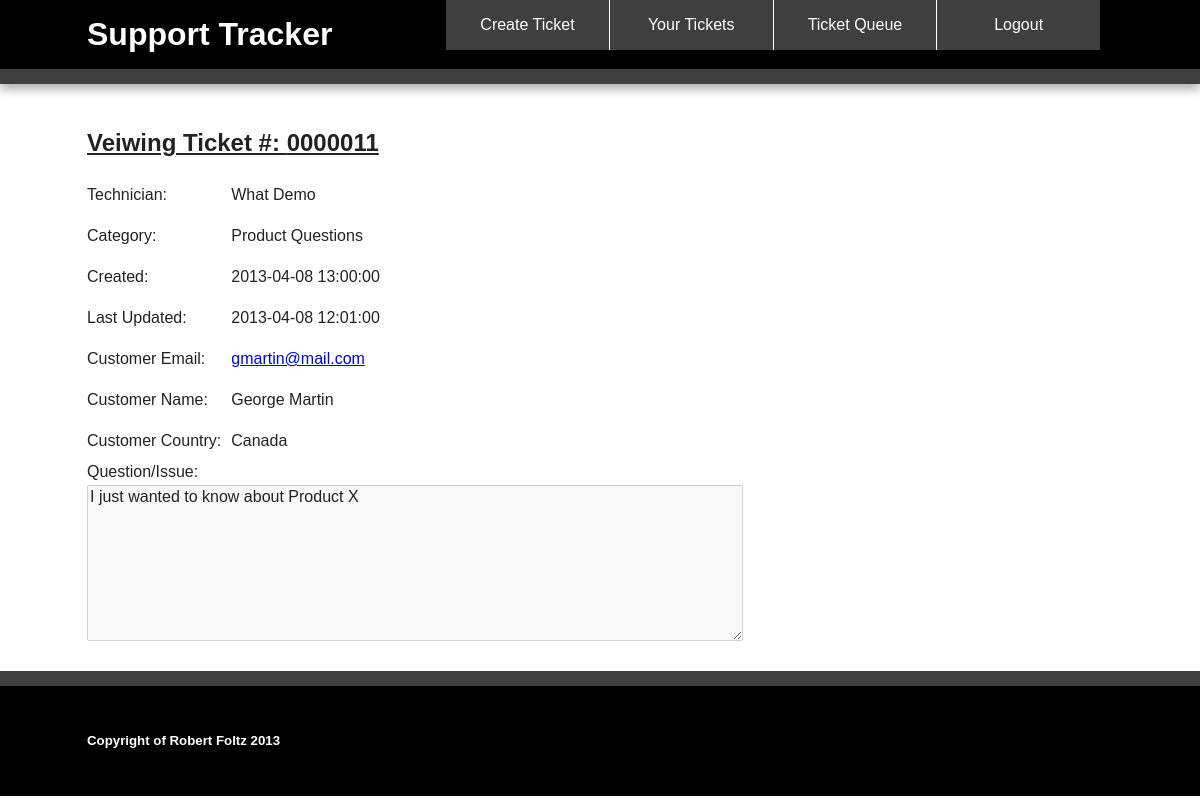
Screenshot of /view-ticket.php?number=11 (signed in) with the database file from the repository.
### tables this page shows
CREATE TABLE techs
(
UserID INT NOT NULL AUTO_INCREMENT,
Firstname VARCHAR(30) NOT NULL,
Lastname VARCHAR(30) NOT NULL,
Username VARCHAR(30) NOT NULL,
Password VARCHAR(40) NOT NULL,
PRIMARY KEY (UserID)
);

CREATE TABLE category
(
CatID INT NOT NULL AUTO_INCREMENT,
Catname VARCHAR(60) NOT NULL, 
PRIMARY KEY (CatID)
);

CREATE TABLE tickets
(
Num INT NOT NULL AUTO_INCREMENT,
Created DATETIME NOT NULL,
Updated DATETIME NOT NULL,
CEmail VARCHAR(120) NOT NULL,
CName VARCHAR(120) NOT NULL,
CCountry VARCHAR(120) NOT NULL,
Issue LONGTEXT NOT NULL,
Technician INT,
Category INT NOT NULL,
Completed CHAR default 'N',
PRIMARY KEY (Num),
FOREIGN KEY (Category) REFERENCES category(CatID),
FOREIGN KEY (Technician) REFERENCES techs(UserID)
);

### view-ticket.php (the view, shortened to what this page needs)
<?php require_once('dbConnection.php'); ?>
<?php
	if(isset($_GET['number']))
	{
		$stmt = $db->prepare('select *,LPAD(Num,7,"0") as ticket_num from tickets where num = ?');
		$stmt->bindValue(1, $_GET['number']);
		$stmt->execute();
		$ticket_info = $stmt->fetch();
	}
?>
<!DOCTYPE html>
 <html class="no-js">
    <head>
        <link rel="stylesheet" href="css/normalize.min.css">
        <link rel="stylesheet" href="css/main.css">
    </head>
    <body>
        <div class="header-container">
            <header class="wrapper clearfix">
            	<h1 class="title">Support Tracker</h1>
            	<nav>
                    <ul>
                        <li><a href="create-ticket.php">Create Ticket</a></li>
                        <li><a href="your-tickets.php">Your Tickets</a></li>
                        <li><a href="queue.php">Ticket Queue</a></li>
                        <li><a href="authority.php?logout=true">Logout</a></li>
                    </ul>
                </nav>
            </header>
        </div>
        <div class="main-container">
            <div class="main wrapper clearfix">
            <?php if(isset($_GET['number'])) { ?>
                <h1 class="create-heading">Veiwing Ticket #: <?php echo($ticket_info['ticket_num']); ?></h1>
                <table class="tables">
					<?php
						$stmt = $db->prepare('select * from techs where UserID = ?');
						$stmt->bindValue(1, $ticket_info['Technician']);
						$stmt->execute();
						$tech = $stmt->fetch();
					?>
					<tr>
						<td><label>Technician:</label></td>
						<td><?php echo($tech['Firstname']." ".$tech['Lastname']); ?></td>
					</tr>
					<?php
						$stmt = $db->prepare('select Catname from category where CatID = ?');
						$stmt->bindValue(1, $ticket_info['Category']);
						$stmt->execute();
						$category = $stmt->fetch();
					?>
					<tr>
						<td><label>Category:</label></td>
						<td><?php echo($category['Catname']); ?></td>
					</tr>
					<tr>
						<td><label>Created:</label></td>
						<td><?php echo($ticket_info['Created']); ?></td>
					</tr>
					<tr>
						<td><label>Last Updated:</label></td>
						<td><?php echo($ticket_info['Updated']); ?></td>
					</tr>
					<tr>
						<td><label>Customer Email:</label></td>
						<td><a href="mailto:<?php echo($ticket_info['CEmail']); ?>"><?php echo($ticket_info['CEmail']); ?></a></td>
					</tr>
					<tr>
						<td><label>Customer Name:</label></td>
						<td><?php echo($ticket_info['CName']); ?></td>
					</tr>
					<tr>
						<td><label>Customer Country:</label></td>
						<td><?php echo($ticket_info['CCountry']); ?></td>
					</tr>
				</table>
				<label>Question/Issue:</label><br>
				<textarea class="textareas" disabled="true"><?php echo($ticket_info['Issue']); ?></textarea><br>
			<?php } else { ?>
				<h1>No Ticket To Display! Sorry...</h1>
				<p>Please Contact Technical Support: <a href="mailto:support@supporttracker.com">support@supporttracker.com</a></p>
			<?php } ?>
            </div>
        </div>
        <div class="footer-container">
            <footer class="wrapper">
                <h5>Copyright of Robert Foltz 2013</h5>
            </footer>
        </div>
    </body>
</html>

### css/main.css (style rules this page uses)
html, button, input, select, textarea { color: #222; }
body { font-size: 1em; line-height: 1.4; }
textarea { resize: vertical; }
body { font: 16px/26px Helvetica, Helvetica Neue, Arial; }
.wrapper { width: 90%; margin: 0 5%; }
.header-container { border-bottom: 15px solid #3F3F3F; }
.footer-container, .main aside { border-top: 15px solid #3F3F3F; }
.header-container, .footer-container, .main aside { background:#000000; }
.title { color:white; }
nav ul { margin: 0; padding: 0; }
nav a { display: block; margin-bottom: 10px; padding: 15px 0; text-align: center; text-decoration: none; font-weight: 500; color: white; background: #3F3F3F; -webkit-border-radius: 7px; -moz-border-radius: 7px; border-radius: 7px; }
.main { padding: 30px 0; }
.footer-container footer { color: white; padding: 20px 0; }
.create-heading { font-size:1.5em; text-decoration:underline; }
.tables td { padding:10px 10px 5px 0; }
@media only screen and (min-width: 480px) { nav a { float: left; width: 24.4%; margin: 0; padding:12px 0; border-right:1px solid #FFFFFF; -webkit-border-radius: 0; -moz-border-radius: 0; border-radius: 0; } }
@media only screen and (min-width: 480px) { nav li:first-child a { margin-left: 0; } }
@media only screen and (min-width: 480px) { nav li:last-child a { margin-right: 0; border-right:none; } }
@media only screen and (min-width: 480px) { .textareas { width:430px; height:150px; } }
@media only screen and (min-width: 480px) { nav ul li { display: inline; } }
@media only screen and (min-width: 768px) { .header-container, .main aside { -webkit-box-shadow: 0 5px 10px #aaa; -moz-box-shadow: 0 5px 10px #aaa; box-shadow: 0 5px 10px #aaa; } }
@media only screen and (min-width: 768px) { .title { float:left; margin-right:10px; } }
@media only screen and (min-width: 768px) { nav { float:right; width:65%; } }
@media only screen and (min-width: 768px) { .textareas { width:650px; height:150px; } }
@media only screen and (min-width: 1140px) { .wrapper { width: 1026px; margin: 0 auto; } }
.clearfix:before, .clearfix:after { content: " "; display: table; }
.clearfix:after { clear: both; }
.clearfix { *zoom: 1; }

### rows the page displays
techs: Firstname "What", Lastname "Demo"
category: Catname "Product Questions"
tickets: Created "2013-04-08 13:00:00", Updated "2013-04-08 12:01:00", CEmail "gmartin@mail.com", CName "George Martin", CCountry "Canada", Issue "I just wanted to know about Product X"

### other values shown
$ticket_info['ticket_num'] "0000011"
